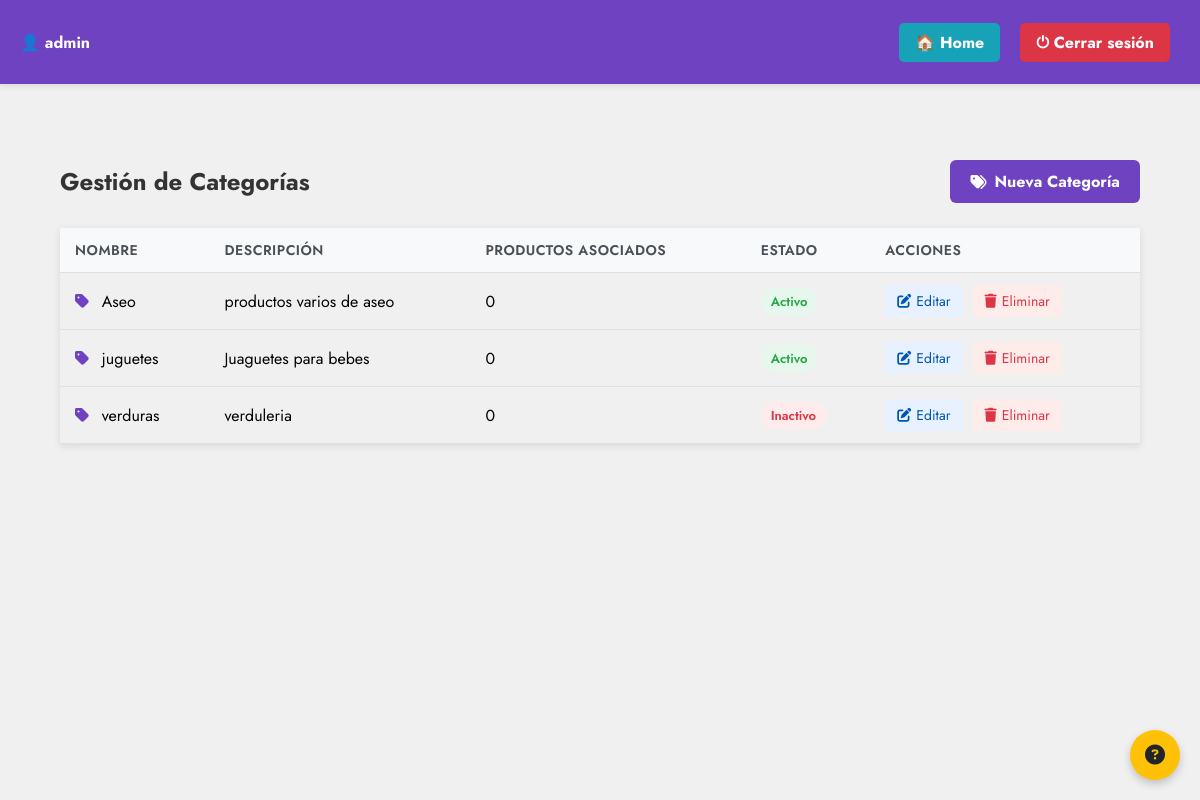
The page /categorias/ (signed in) on the database its author committed.
### account/models.py (models this page shows, shortened)
class Usuario(AbstractUser):
    rol = models.ForeignKey('Rol', on_delete=models.SET_NULL, null=True, blank=True)
    estado = models.BooleanField(default=True)
    nombres = models.CharField(max_length=100, blank=True, null=True)
    apellidos = models.CharField(max_length=100, blank=True, null=True)
    class Meta:
        verbose_name = 'Usuario'
        verbose_name_plural = 'Usuarios'

class Categoria(models.Model):
    nombre = models.CharField(max_length=100, unique=True)
    descripcion = models.TextField(blank=True, null=True)
    estado = models.BooleanField(default=True)
    icono = models.CharField(max_length=50, default='tag')
    class Meta:
        verbose_name = 'Categoría'
        verbose_name_plural = 'Categorías'
        ordering = ['nombre']

### account/views.py (the view)
# urls.py: path('categorias/', lista_categorias, name='categorias_listar'),
@login_required_custom
@role_required(module='categorias', action='leer')
def lista_categorias(request):
    categorias = Categoria.objects.all().order_by('nombre')
    permisos = {
        'leer': _user_has_permission(request.user, 'categorias', 'leer'),
        'editar': _user_has_permission(request.user, 'categorias', 'actualizar'),
        'eliminar': _user_has_permission(request.user, 'categorias', 'eliminar'),
        'crear': _user_has_permission(request.user, 'categorias', 'crear'),
    }
    return render(request, 'account/categorias_listar.html', {
        'categorias': categorias,
        'titulo': 'Lista de Categorías',
        'permisos': permisos,
    })

### account/templates/account/categorias_listar.html (shortened to what this page needs)
{% load static %}
<!DOCTYPE html>
<html lang="es">
<head>
    <link rel="stylesheet" href="{% static 'account/css/categorias.css' %}">
    <link rel="stylesheet" href="https://cdnjs.cloudflare.com/ajax/libs/font-awesome/6.5.0/css/all.min.css">
</head>
<button id="help-btn" class="help-btn" title="Ayuda">
    <i class="fas fa-question-circle"></i>
</button>
<body>
    <div class="topbar">
        <div class="user-info">👤 {{ user.username }}</div>
        <div class="actions">
            <a href="{% url 'dashboard' %}" class="home-btn">🏠 Home</a>
            <a href="{% url 'logout' %}" class="logout-btn">⏻ Cerrar sesión</a>
        </div>
    </div>
    <div class="container">
        <div class="header">
            <h1 class="title">Gestión de Categorías</h1>
            {% if permisos.crear %}
                <a href="{% url 'crear_categoria' %}" class="btn btn-primary">
                    <i class="fas fa-tags"></i> Nueva Categoría
                </a>
            {% endif %}
        </div>
        <table class="products-table">
            <thead>
                <tr>
                    <th>Nombre</th>
                    <th>Descripción</th>
                    <th>Productos Asociados</th>
                    <th>Estado</th>
                    {% if permisos.editar or permisos.eliminar %}
                        <th>Acciones</th>
                    {% endif %}
                </tr>
            </thead>
            <tbody>
                {% for categoria in categorias %}
                <tr>
                    <td>
                        <i class="fas fa-{{ categoria.icono|default:'tag' }} category-icon"></i>
                        {{ categoria.nombre }}
                    </td>
                    <td>{{ categoria.descripcion|truncatechars:50|default:"-" }}</td>
                    <td>{{ categoria.cantidad_productos|default:"0" }}</td>
                    <td>
                        <span class="status {% if categoria.estado %}status-active{% else %}status-inactive{% endif %}">
                            {{ categoria.estado|yesno:"Activo,Inactivo" }}
                        </span>
                    </td>
                    <td>
                        <div class="action-links">
                            {% if permisos.editar %}
                                <a href="{% url 'editar_categoria' categoria.id %}" class="action-link edit-link">
                                    <i class="fas fa-edit"></i> Editar
                                </a>
                            {% endif %}
                            {% if permisos.eliminar %}
                                <a href="{% url 'eliminar_categoria' categoria.id %}" class="action-link delete-link">
                                    <i class="fas fa-trash"></i> Eliminar
                                </a>
                            {% endif %}
                        </div>
                    </td>
                </tr>
                {% endfor %}
            </tbody>
        </table>
    </div>
</body>
</html>

### account/static/account/css/categorias.css (style rules this page uses)
body { font-family: 'Jost', sans-serif; background-color: #f5f5f5; margin: 0; padding: 0; }
body { margin: 0; padding-top: 130px; font-family: 'Jost', sans-serif; background: #f0f0f0; }
.topbar { background: #6f42c1; color: white; padding: 12px 20px; display: flex; justify-content: space-between; align-items: center; width: 100%; position: fixed; top: 0; left: 0; box-shadow: 0 2px 6px rgba(0,0,0,0.1); z-index: 1000; height: 60px; }
.topbar .user-info { font-weight: bold; display: flex; align-items: center; gap: 15px; }
.topbar .actions { display: flex; gap: 10px; margin-right: 50px; }
.topbar a { border: none; padding: 8px 16px; border-radius: 5px; text-decoration: none; font-weight: bold; cursor: pointer; margin-left: 10px; color: white; }
.topbar .home-btn { background: #17a2b8; }
.topbar .logout-btn { background: #dc3545; }
.container { width: 90%; max-width: 1200px; margin: 30px auto; }
.header { display: flex; justify-content: space-between; align-items: center; margin-bottom: 25px; flex-wrap: wrap; gap: 15px; }
.title { font-size: 24px; color: #333; margin: 0; }
.btn { display: inline-flex; align-items: center; gap: 8px; padding: 10px 20px; border-radius: 6px; text-decoration: none; font-weight: bold; transition: all 0.3s; }
.btn-primary { background-color: #6f42c1; color: white; }
.products-table { width: 100%; border-collapse: collapse; margin-top: 20px; box-shadow: 0 2px 8px rgba(0,0,0,0.1); }
.products-table th, .products-table td { padding: 12px 15px; text-align: left; border-bottom: 1px solid #e0e0e0; }
.products-table th { background-color: #f8f9fa; font-weight: 600; color: #495057; text-transform: uppercase; font-size: 14px; letter-spacing: 0.5px; }
.status { display: inline-block; padding: 4px 10px; border-radius: 12px; font-size: 13px; font-weight: 600; }
.status-active { background-color: #e6f7ee; color: #28a745; }
.status-inactive { background-color: #feecec; color: #dc3545; }
.category-icon { color: #6f42c1; margin-right: 8px; }
.action-links { display: flex; gap: 10px; }
.action-link { display: inline-flex; align-items: center; gap: 5px; padding: 6px 12px; border-radius: 4px; text-decoration: none; font-size: 14px; transition: all 0.2s; }
.edit-link { background-color: #e7f1ff; color: #0056b3; }
.delete-link { background-color: #fdecea; color: #dc3545; }
.help-btn { position: fixed; bottom: 20px; right: 20px; background: #ffc107; color: #212529; border: none; border-radius: 50%; width: 50px; height: 50px; font-size: 20px; cursor: pointer; box-shadow: 0 4px 8px rgba(0,0,0,0.2); z-index: 1000; }

### rows shown on the page
Usuario: username "admin"
Categoria: nombre "Aseo", descripcion "productos varios de aseo", cantidad_productos "0", estado "Activo"
Categoria: nombre "juguetes", descripcion "Juaguetes para bebes", cantidad_productos "0", estado "Activo"
Categoria: nombre "verduras", descripcion "verduleria", cantidad_productos "0", estado "Inactivo"
